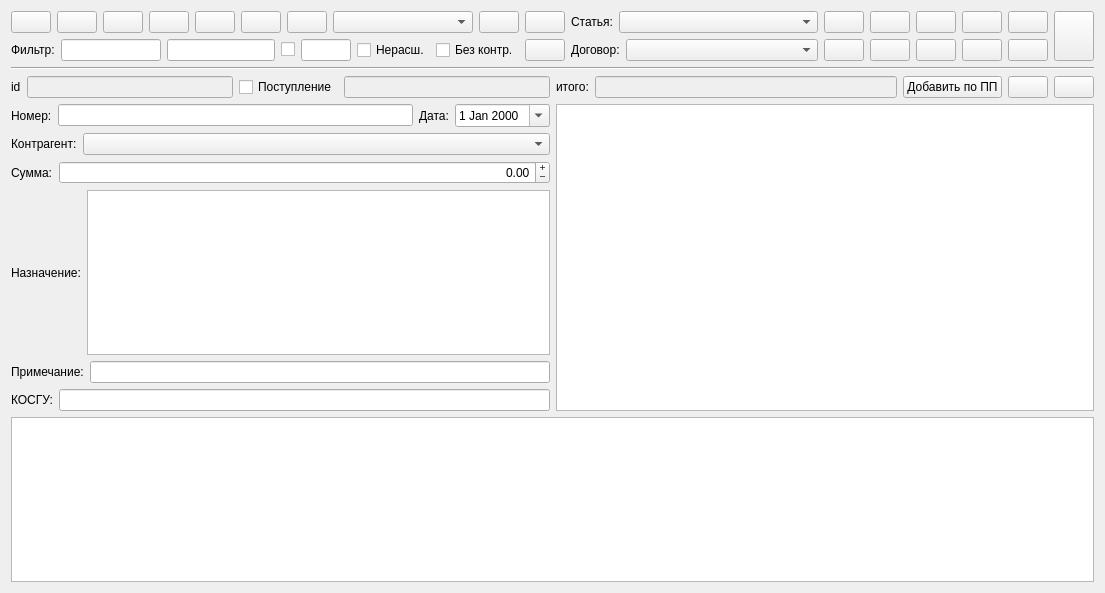
<?xml version="1.0" encoding="UTF-8"?>
<ui version="4.0">
 <class>FormBank</class>
 <widget class="QWidget" name="FormBank">
  <property name="geometry">
   <rect>
    <x>0</x>
    <y>0</y>
    <width>1105</width>
    <height>593</height>
   </rect>
  </property>
  <property name="windowTitle">
   <string>Form</string>
  </property>
  <layout class="QVBoxLayout" name="verticalLayout_5">
   <item>
    <layout class="QHBoxLayout" name="horizontalLayout_5">
     <item>
      <layout class="QVBoxLayout" name="verticalLayout_2">
       <item>
        <layout class="QHBoxLayout" name="horizontalLayout_15">
         <item>
          <layout class="QHBoxLayout" name="horizontalLayout_2">
           <item>
            <widget class="QPushButton" name="pushButton_first">
             <property name="text">
              <string/>
             </property>
             <property name="icon">
              <iconset resource="pix.qrc">
               <normaloff>:/pix/bb.png</normaloff>:/pix/bb.png</iconset>
             </property>
            </widget>
           </item>
           <item>
            <widget class="QPushButton" name="pushButton_prev">
             <property name="text">
              <string/>
             </property>
             <property name="icon">
              <iconset resource="pix.qrc">
               <normaloff>:/pix/b.png</normaloff>:/pix/b.png</iconset>
             </property>
            </widget>
           </item>
           <item>
            <widget class="QPushButton" name="pushButton_next">
             <property name="text">
              <string/>
             </property>
             <property name="icon">
              <iconset resource="pix.qrc">
               <normaloff>:/pix/f.png</normaloff>:/pix/f.png</iconset>
             </property>
            </widget>
           </item>
           <item>
            <widget class="QPushButton" name="pushButton_last">
             <property name="text">
              <string/>
             </property>
             <property name="icon">
              <iconset resource="pix.qrc">
               <normaloff>:/pix/ff.png</normaloff>:/pix/ff.png</iconset>
             </property>
            </widget>
           </item>
           <item>
            <widget class="QPushButton" name="pushButton_refr">
             <property name="toolTip">
              <string>Обновить</string>
             </property>
             <property name="text">
              <string/>
             </property>
             <property name="icon">
              <iconset resource="pix.qrc">
               <normaloff>:/pix/reload.png</normaloff>:/pix/reload.png</iconset>
             </property>
            </widget>
           </item>
           <item>
            <widget class="QPushButton" name="pushButton_add">
             <property name="toolTip">
              <string>Добавить</string>
             </property>
             <property name="text">
              <string/>
             </property>
             <property name="icon">
              <iconset resource="pix.qrc">
               <normaloff>:/pix/add.png</normaloff>:/pix/add.png</iconset>
             </property>
            </widget>
           </item>
           <item>
            <widget class="QPushButton" name="pushButton_del">
             <property name="toolTip">
              <string>Удалить</string>
             </property>
             <property name="text">
              <string/>
             </property>
             <property name="icon">
              <iconset resource="pix.qrc">
               <normaloff>:/pix/del.png</normaloff>:/pix/del.png</iconset>
             </property>
            </widget>
           </item>
           <item>
            <layout class="QHBoxLayout" name="horizontalLayout_16">
             <item>
              <widget class="QComboBox" name="comboBox_flt_counterparties">
               <property name="sizePolicy">
                <sizepolicy hsizetype="Expanding" vsizetype="Fixed">
                 <horstretch>0</horstretch>
                 <verstretch>0</verstretch>
                </sizepolicy>
               </property>
               <property name="toolTip">
                <string>Фильтр по контрагенту</string>
               </property>
               <property name="sizeAdjustPolicy">
                <enum>QComboBox::AdjustToMinimumContentsLength</enum>
               </property>
              </widget>
             </item>
             <item>
              <widget class="QPushButton" name="pushButton_prev_con">
               <property name="toolTip">
                <string>Предыдущий контрагент</string>
               </property>
               <property name="text">
                <string/>
               </property>
               <property name="icon">
                <iconset resource="pix.qrc">
                 <normaloff>:/pix/b.png</normaloff>:/pix/b.png</iconset>
               </property>
               <property name="iconSize">
                <size>
                 <width>8</width>
                 <height>12</height>
                </size>
               </property>
              </widget>
             </item>
             <item>
              <widget class="QPushButton" name="pushButton_next_con">
               <property name="toolTip">
                <string>Следующий контрагент</string>
               </property>
               <property name="text">
                <string/>
               </property>
               <property name="icon">
                <iconset resource="pix.qrc">
                 <normaloff>:/pix/f.png</normaloff>:/pix/f.png</iconset>
               </property>
               <property name="iconSize">
                <size>
                 <width>8</width>
                 <height>12</height>
                </size>
               </property>
              </widget>
             </item>
            </layout>
           </item>
          </layout>
         </item>
        </layout>
       </item>
       <item>
        <layout class="QHBoxLayout" name="horizontalLayout">
         <item>
          <widget class="QLabel" name="label">
           <property name="text">
            <string>Фильтр:</string>
           </property>
          </widget>
         </item>
         <item>
          <widget class="QLineEdit" name="lineEdit_flt_num">
           <property name="sizePolicy">
            <sizepolicy hsizetype="Preferred" vsizetype="Fixed">
             <horstretch>0</horstretch>
             <verstretch>0</verstretch>
            </sizepolicy>
           </property>
           <property name="maximumSize">
            <size>
             <width>100</width>
             <height>16777215</height>
            </size>
           </property>
           <property name="toolTip">
            <string>Фильтр по номеру платежа</string>
           </property>
           <property name="clearButtonEnabled">
            <bool>false</bool>
           </property>
          </widget>
         </item>
         <item>
          <widget class="QLineEdit" name="lineEdit_flt_all">
           <property name="toolTip">
            <string>Фильтр по назначению, сумме, примечанию, дате</string>
           </property>
          </widget>
         </item>
         <item>
          <widget class="QCheckBox" name="checkBox_use_counterparties">
           <property name="toolTip">
            <string>Использовать контрагента в общем фильтре</string>
           </property>
           <property name="text">
            <string/>
           </property>
          </widget>
         </item>
         <item>
          <widget class="QLineEdit" name="lineEdit_flt_art">
           <property name="sizePolicy">
            <sizepolicy hsizetype="Preferred" vsizetype="Fixed">
             <horstretch>0</horstretch>
             <verstretch>0</verstretch>
            </sizepolicy>
           </property>
           <property name="maximumSize">
            <size>
             <width>50</width>
             <height>16777215</height>
            </size>
           </property>
           <property name="toolTip">
            <string>КОСГУ</string>
           </property>
          </widget>
         </item>
         <item>
          <widget class="QCheckBox" name="checkBox_flt_nodec">
           <property name="toolTip">
            <string>Показать только нерасшифрованные записи</string>
           </property>
           <property name="text">
            <string>Нерасш.</string>
           </property>
           <property name="tristate">
            <bool>false</bool>
           </property>
          </widget>
         </item>
         <item>
          <widget class="QCheckBox" name="checkBox_flt_noContr">
           <property name="text">
            <string>Без контр.</string>
           </property>
          </widget>
         </item>
         <item>
          <widget class="QPushButton" name="pushButton_flt_clr">
           <property name="toolTip">
            <string>Сбросить фильтр</string>
           </property>
           <property name="text">
            <string/>
           </property>
           <property name="icon">
            <iconset resource="pix.qrc">
             <normaloff>:/pix/clear.png</normaloff>:/pix/clear.png</iconset>
           </property>
          </widget>
         </item>
        </layout>
       </item>
      </layout>
     </item>
     <item>
      <layout class="QVBoxLayout" name="verticalLayout">
       <item>
        <layout class="QHBoxLayout" name="horizontalLayout_3">
         <item>
          <widget class="QLabel" name="label_2">
           <property name="text">
            <string>Статья:</string>
           </property>
          </widget>
         </item>
         <item>
          <widget class="QComboBox" name="comboBox_articles">
           <property name="sizePolicy">
            <sizepolicy hsizetype="Expanding" vsizetype="Fixed">
             <horstretch>0</horstretch>
             <verstretch>0</verstretch>
            </sizepolicy>
           </property>
           <property name="toolTip">
            <string>Статья для добавления расшифровки</string>
           </property>
           <property name="sizeAdjustPolicy">
            <enum>QComboBox::AdjustToMinimumContentsLength</enum>
           </property>
          </widget>
         </item>
         <item>
          <widget class="QPushButton" name="pushButton_article_repl_dec">
           <property name="toolTip">
            <string>Сменить статью в расшифровках</string>
           </property>
           <property name="text">
            <string/>
           </property>
           <property name="icon">
            <iconset resource="pix.qrc">
             <normaloff>:/pix/art_a.png</normaloff>:/pix/art_a.png</iconset>
           </property>
           <property name="iconSize">
            <size>
             <width>16</width>
             <height>16</height>
            </size>
           </property>
          </widget>
         </item>
         <item>
          <widget class="QPushButton" name="pushButton_article_add_dec">
           <property name="sizePolicy">
            <sizepolicy hsizetype="Minimum" vsizetype="Fixed">
             <horstretch>0</horstretch>
             <verstretch>0</verstretch>
            </sizepolicy>
           </property>
           <property name="toolTip">
            <string>Добавить расшифровки с выбранной статьей</string>
           </property>
           <property name="text">
            <string/>
           </property>
           <property name="icon">
            <iconset resource="pix.qrc">
             <normaloff>:/pix/dec_a.png</normaloff>:/pix/dec_a.png</iconset>
           </property>
           <property name="iconSize">
            <size>
             <width>24</width>
             <height>24</height>
            </size>
           </property>
          </widget>
         </item>
         <item>
          <widget class="QPushButton" name="pushButton_clear_dec">
           <property name="toolTip">
            <string>Очистить все расшифровки</string>
           </property>
           <property name="text">
            <string/>
           </property>
           <property name="icon">
            <iconset resource="pix.qrc">
             <normaloff>:/pix/dec_del.png</normaloff>:/pix/dec_del.png</iconset>
           </property>
           <property name="iconSize">
            <size>
             <width>24</width>
             <height>24</height>
            </size>
           </property>
          </widget>
         </item>
        </layout>
       </item>
       <item>
        <layout class="QHBoxLayout" name="horizontalLayout_4">
         <item>
          <widget class="QLabel" name="label_3">
           <property name="text">
            <string>Договор:</string>
           </property>
          </widget>
         </item>
         <item>
          <widget class="QComboBox" name="comboBox_contracts">
           <property name="sizePolicy">
            <sizepolicy hsizetype="Expanding" vsizetype="Fixed">
             <horstretch>0</horstretch>
             <verstretch>0</verstretch>
            </sizepolicy>
           </property>
           <property name="toolTip">
            <string>Контракт для добавления в расшифровку</string>
           </property>
           <property name="sizeAdjustPolicy">
            <enum>QComboBox::AdjustToMinimumContentsLength</enum>
           </property>
          </widget>
         </item>
         <item>
          <widget class="QPushButton" name="pushButton_contracts_add_new">
           <property name="toolTip">
            <string>Добавить договор по ПП</string>
           </property>
           <property name="text">
            <string/>
           </property>
           <property name="icon">
            <iconset resource="pix.qrc">
             <normaloff>:/pix/dog_0.png</normaloff>:/pix/dog_0.png</iconset>
           </property>
           <property name="iconSize">
            <size>
             <width>16</width>
             <height>16</height>
            </size>
           </property>
          </widget>
         </item>
         <item>
          <widget class="QPushButton" name="pushButton_contracts_add_dec">
           <property name="toolTip">
            <string>Проставить договор в расшифровки</string>
           </property>
           <property name="text">
            <string/>
           </property>
           <property name="icon">
            <iconset resource="pix.qrc">
             <normaloff>:/pix/dog_a.png</normaloff>:/pix/dog_a.png</iconset>
           </property>
           <property name="iconSize">
            <size>
             <width>24</width>
             <height>24</height>
            </size>
           </property>
          </widget>
         </item>
         <item>
          <widget class="QPushButton" name="pushButton_contracts_clear_dec">
           <property name="toolTip">
            <string>Удалить договора из расшифровок</string>
           </property>
           <property name="text">
            <string/>
           </property>
           <property name="icon">
            <iconset resource="pix.qrc">
             <normaloff>:/pix/dog_d.png</normaloff>:/pix/dog_d.png</iconset>
           </property>
           <property name="iconSize">
            <size>
             <width>24</width>
             <height>24</height>
            </size>
           </property>
          </widget>
         </item>
        </layout>
       </item>
      </layout>
     </item>
     <item>
      <layout class="QGridLayout" name="gridLayout">
       <item row="0" column="0">
        <widget class="QPushButton" name="pushButton_rep_b">
         <property name="toolTip">
          <string>Итоги</string>
         </property>
         <property name="text">
          <string/>
         </property>
         <property name="icon">
          <iconset resource="pix.qrc">
           <normaloff>:/pix/queryS.png</normaloff>:/pix/queryS.png</iconset>
         </property>
         <property name="iconSize">
          <size>
           <width>24</width>
           <height>24</height>
          </size>
         </property>
        </widget>
       </item>
       <item row="0" column="1">
        <widget class="QPushButton" name="pushButton_rep_nd">
         <property name="toolTip">
          <string>Запрос на нерасшифрованние платежи</string>
         </property>
         <property name="text">
          <string/>
         </property>
         <property name="icon">
          <iconset resource="pix.qrc">
           <normaloff>:/pix/query.png</normaloff>:/pix/query.png</iconset>
         </property>
         <property name="iconSize">
          <size>
           <width>24</width>
           <height>24</height>
          </size>
         </property>
        </widget>
       </item>
       <item row="1" column="0">
        <widget class="QPushButton" name="pushButton_Rep_Err">
         <property name="toolTip">
          <string>Выборка неравняющихся расшифровок</string>
         </property>
         <property name="text">
          <string/>
         </property>
         <property name="icon">
          <iconset resource="pix.qrc">
           <normaloff>:/pix/queryC.png</normaloff>:/pix/queryC.png</iconset>
         </property>
         <property name="iconSize">
          <size>
           <width>24</width>
           <height>24</height>
          </size>
         </property>
        </widget>
       </item>
       <item row="1" column="1">
        <widget class="QPushButton" name="pushButton_noContr">
         <property name="toolTip">
          <string>Запрос на платежи без Контракта</string>
         </property>
         <property name="text">
          <string/>
         </property>
         <property name="icon">
          <iconset resource="pix.qrc">
           <normaloff>:/pix/query.png</normaloff>:/pix/query.png</iconset>
         </property>
         <property name="iconSize">
          <size>
           <width>24</width>
           <height>24</height>
          </size>
         </property>
        </widget>
       </item>
      </layout>
     </item>
     <item>
      <widget class="QPushButton" name="pushButton_close">
       <property name="sizePolicy">
        <sizepolicy hsizetype="Minimum" vsizetype="Minimum">
         <horstretch>0</horstretch>
         <verstretch>0</verstretch>
        </sizepolicy>
       </property>
       <property name="toolTip">
        <string>Зактыть вкладку</string>
       </property>
       <property name="text">
        <string/>
       </property>
       <property name="icon">
        <iconset resource="pix.qrc">
         <normaloff>:/pix/exit.png</normaloff>:/pix/exit.png</iconset>
       </property>
       <property name="iconSize">
        <size>
         <width>32</width>
         <height>32</height>
        </size>
       </property>
      </widget>
     </item>
    </layout>
   </item>
   <item>
    <widget class="Line" name="line">
     <property name="orientation">
      <enum>Qt::Horizontal</enum>
     </property>
    </widget>
   </item>
   <item>
    <layout class="QHBoxLayout" name="horizontalLayout_14" stretch="0,0">
     <property name="spacing">
      <number>6</number>
     </property>
     <item>
      <layout class="QVBoxLayout" name="verticalLayout_4">
       <item>
        <layout class="QHBoxLayout" name="horizontalLayout_7">
         <item>
          <widget class="QLabel" name="label_5">
           <property name="text">
            <string>id</string>
           </property>
          </widget>
         </item>
         <item>
          <widget class="QLineEdit" name="lineEdit_id">
           <property name="enabled">
            <bool>false</bool>
           </property>
          </widget>
         </item>
         <item>
          <widget class="QCheckBox" name="checkBox_receipt">
           <property name="text">
            <string>Поступление</string>
           </property>
           <property name="tristate">
            <bool>false</bool>
           </property>
          </widget>
         </item>
         <item>
          <widget class="QLineEdit" name="lineEdit_summa_b">
           <property name="enabled">
            <bool>false</bool>
           </property>
           <property name="alignment">
            <set>Qt::AlignRight|Qt::AlignTrailing|Qt::AlignVCenter</set>
           </property>
          </widget>
         </item>
        </layout>
       </item>
       <item>
        <layout class="QHBoxLayout" name="horizontalLayout_8">
         <item>
          <widget class="QLabel" name="label_6">
           <property name="text">
            <string>Номер:</string>
           </property>
          </widget>
         </item>
         <item>
          <widget class="QLineEdit" name="lineEdit_number"/>
         </item>
         <item>
          <widget class="QLabel" name="label_7">
           <property name="text">
            <string>Дата:</string>
           </property>
          </widget>
         </item>
         <item>
          <widget class="QDateEdit" name="dateEdit_Date">
           <property name="sizePolicy">
            <sizepolicy hsizetype="Preferred" vsizetype="Fixed">
             <horstretch>0</horstretch>
             <verstretch>0</verstretch>
            </sizepolicy>
           </property>
           <property name="focusPolicy">
            <enum>Qt::StrongFocus</enum>
           </property>
           <property name="showGroupSeparator" stdset="0">
            <bool>false</bool>
           </property>
           <property name="time">
            <time>
             <hour>1</hour>
             <minute>0</minute>
             <second>0</second>
            </time>
           </property>
           <property name="calendarPopup">
            <bool>true</bool>
           </property>
          </widget>
         </item>
        </layout>
       </item>
       <item>
        <layout class="QHBoxLayout" name="horizontalLayout_9">
         <item>
          <widget class="QLabel" name="label_8">
           <property name="text">
            <string>Контрагент:</string>
           </property>
          </widget>
         </item>
         <item>
          <widget class="QComboBox" name="comboBox_counterparty">
           <property name="sizePolicy">
            <sizepolicy hsizetype="Expanding" vsizetype="Fixed">
             <horstretch>0</horstretch>
             <verstretch>0</verstretch>
            </sizepolicy>
           </property>
           <property name="maximumSize">
            <size>
             <width>16777215</width>
             <height>16777215</height>
            </size>
           </property>
           <property name="sizeIncrement">
            <size>
             <width>0</width>
             <height>0</height>
            </size>
           </property>
           <property name="mouseTracking">
            <bool>true</bool>
           </property>
           <property name="focusPolicy">
            <enum>Qt::StrongFocus</enum>
           </property>
           <property name="autoFillBackground">
            <bool>false</bool>
           </property>
           <property name="editable">
            <bool>false</bool>
           </property>
           <property name="insertPolicy">
            <enum>QComboBox::InsertAfterCurrent</enum>
           </property>
           <property name="sizeAdjustPolicy">
            <enum>QComboBox::AdjustToMinimumContentsLength</enum>
           </property>
           <property name="minimumContentsLength">
            <number>0</number>
           </property>
           <property name="duplicatesEnabled">
            <bool>false</bool>
           </property>
          </widget>
         </item>
        </layout>
       </item>
       <item>
        <layout class="QHBoxLayout" name="horizontalLayout_10">
         <item>
          <widget class="QLabel" name="label_9">
           <property name="text">
            <string>Сумма:</string>
           </property>
          </widget>
         </item>
         <item>
          <widget class="QDoubleSpinBox" name="doubleSpinBox_summa">
           <property name="sizePolicy">
            <sizepolicy hsizetype="Expanding" vsizetype="Fixed">
             <horstretch>0</horstretch>
             <verstretch>0</verstretch>
            </sizepolicy>
           </property>
           <property name="mouseTracking">
            <bool>false</bool>
           </property>
           <property name="focusPolicy">
            <enum>Qt::StrongFocus</enum>
           </property>
           <property name="alignment">
            <set>Qt::AlignRight|Qt::AlignTrailing|Qt::AlignVCenter</set>
           </property>
           <property name="buttonSymbols">
            <enum>QAbstractSpinBox::PlusMinus</enum>
           </property>
           <property name="showGroupSeparator" stdset="0">
            <bool>true</bool>
           </property>
           <property name="decimals">
            <number>2</number>
           </property>
           <property name="minimum">
            <double>-10000000000000000000.000000000000000</double>
           </property>
           <property name="maximum">
            <double>100000000000000000000.000000000000000</double>
           </property>
          </widget>
         </item>
        </layout>
       </item>
       <item>
        <layout class="QHBoxLayout" name="horizontalLayout_11">
         <item>
          <widget class="QLabel" name="label_10">
           <property name="text">
            <string>Назначение:</string>
           </property>
          </widget>
         </item>
         <item>
          <widget class="QPlainTextEdit" name="plainTextEdit_decryption">
           <property name="sizePolicy">
            <sizepolicy hsizetype="Expanding" vsizetype="Preferred">
             <horstretch>0</horstretch>
             <verstretch>0</verstretch>
            </sizepolicy>
           </property>
           <property name="maximumSize">
            <size>
             <width>16777215</width>
             <height>16777215</height>
            </size>
           </property>
           <property name="sizeIncrement">
            <size>
             <width>0</width>
             <height>0</height>
            </size>
           </property>
          </widget>
         </item>
        </layout>
       </item>
       <item>
        <layout class="QHBoxLayout" name="horizontalLayout_12">
         <item>
          <widget class="QLabel" name="label_11">
           <property name="text">
            <string>Примечание:</string>
           </property>
          </widget>
         </item>
         <item>
          <widget class="QLineEdit" name="lineEdit_note"/>
         </item>
        </layout>
       </item>
       <item>
        <layout class="QHBoxLayout" name="horizontalLayout_13">
         <item>
          <widget class="QLabel" name="label_12">
           <property name="text">
            <string>КОСГУ:</string>
           </property>
          </widget>
         </item>
         <item>
          <widget class="QLineEdit" name="lineEdit_article"/>
         </item>
        </layout>
       </item>
      </layout>
     </item>
     <item>
      <layout class="QVBoxLayout" name="verticalLayout_3">
       <property name="spacing">
        <number>6</number>
       </property>
       <property name="sizeConstraint">
        <enum>QLayout::SetDefaultConstraint</enum>
       </property>
       <property name="leftMargin">
        <number>0</number>
       </property>
       <item>
        <layout class="QHBoxLayout" name="horizontalLayout_6">
         <item>
          <widget class="QLabel" name="label_4">
           <property name="text">
            <string>итого:</string>
           </property>
          </widget>
         </item>
         <item>
          <widget class="QLineEdit" name="lineEdit_d_sum">
           <property name="enabled">
            <bool>false</bool>
           </property>
           <property name="alignment">
            <set>Qt::AlignRight|Qt::AlignTrailing|Qt::AlignVCenter</set>
           </property>
          </widget>
         </item>
         <item>
          <widget class="QPushButton" name="pushButton_add_dec">
           <property name="toolTip">
            <string>Добавить расшифровку с суммой по ПП</string>
           </property>
           <property name="text">
            <string>Добавить по ПП</string>
           </property>
           <property name="icon">
            <iconset resource="pix.qrc">
             <normaloff>:/pix/add.png</normaloff>:/pix/add.png</iconset>
           </property>
          </widget>
         </item>
         <item>
          <widget class="QPushButton" name="pushButton_clearCnt">
           <property name="toolTip">
            <string>Очистить контракт</string>
           </property>
           <property name="text">
            <string/>
           </property>
           <property name="icon">
            <iconset resource="pix.qrc">
             <normaloff>:/pix/erase.png</normaloff>:/pix/erase.png</iconset>
           </property>
           <property name="iconSize">
            <size>
             <width>16</width>
             <height>16</height>
            </size>
           </property>
          </widget>
         </item>
         <item>
          <widget class="QPushButton" name="pushButton_del_dec">
           <property name="toolTip">
            <string>Удалить расшифровку</string>
           </property>
           <property name="text">
            <string/>
           </property>
           <property name="icon">
            <iconset resource="pix.qrc">
             <normaloff>:/pix/del.png</normaloff>:/pix/del.png</iconset>
           </property>
          </widget>
         </item>
        </layout>
       </item>
       <item>
        <widget class="QTableView" name="tableView_decryption">
         <property name="sizePolicy">
          <sizepolicy hsizetype="Expanding" vsizetype="Expanding">
           <horstretch>0</horstretch>
           <verstretch>0</verstretch>
          </sizepolicy>
         </property>
         <property name="minimumSize">
          <size>
           <width>0</width>
           <height>0</height>
          </size>
         </property>
        </widget>
       </item>
      </layout>
     </item>
    </layout>
   </item>
   <item>
    <widget class="QTableView" name="tableView_bank">
     <property name="sortingEnabled">
      <bool>true</bool>
     </property>
    </widget>
   </item>
  </layout>
 </widget>
 <resources>
  <include location="pix.qrc"/>
 </resources>
 <connections/>
</ui>
